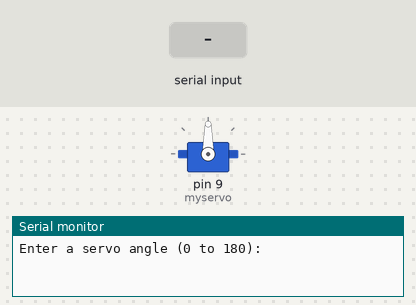
Bench run of a sketch on a simulated Arduino Uno, built with avr-gcc and run on an emulated ATmega328P. Parts: servo, the last lines printed to the serial monitor. Inputs (shaded band) come from the test bench.

Above: at 1.2 s.
1.3 s: "30,150\n" received over Serial
At 2.5 s:
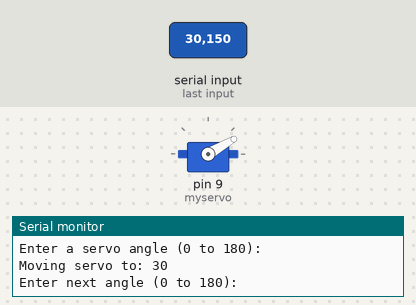
2.8 s: "5\n" received over Serial
At 3.8 s:
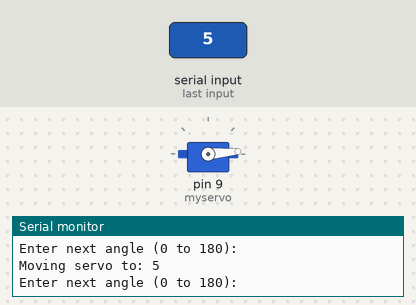
4.3 s: "200\n" received over Serial
At 5.0 s:
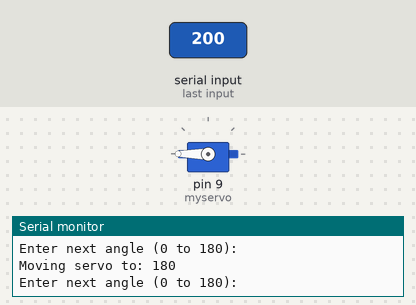
5.8 s: "90,45\n" received over Serial
At 6.1 s:
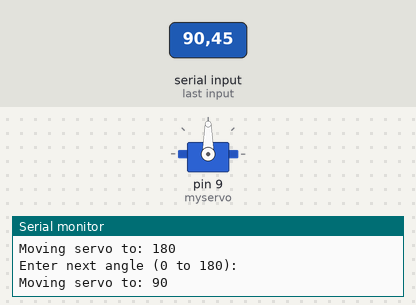
Timing chart, 0 to 8.3 s (numbered marks = the images above; inputs shaded):
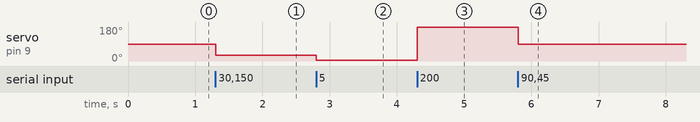

The sketch:

Fourteenth.ino
```cpp
// Now let's step into some "Big Boy" stuff with the Servo Motor

//Wiring in Tinkercad
//Servo has 3 pins:
//Red → 5V (Arduino)
//Brown/Black → GND (Arduino)
//Orange/Yellow → Digital Pin (e.g., D9)

//⚠️ In real life, if the servo is big, you’d use an external power supply instead of Arduino’s 5V, but in Tinkercad it’s fine.

#include <Servo.h>

Servo myservo;   // Create servo object
int pos = 0;     // Variable to store the servo position (0–180°)

void setup() {
  myservo.attach(9);      // Attach servo signal wire to pin 9
  Serial.begin(9600);     // Start Serial communication
  Serial.println("Enter a servo angle (0 to 180):");
}

void loop() {
  // Check if data is available in Serial Monitor
  if (Serial.available() > 0) {
    // Read integer value from Serial
    pos = Serial.parseInt();

    // Clamp the value between 0 and 180
    if (pos < 0) pos = 0;
    if (pos > 180) pos = 180;

    // Move servo to the desired position
    myservo.write(pos);

    // Print feedback to Serial Monitor
    Serial.print("Moving servo to: ");
    Serial.println(pos);

    // Small delay to give the servo time to reach the position
    delay(500);

    // Clear any remaining input in Serial buffer
    while (Serial.available() > 0) {
      Serial.read();
    }

    Serial.println("Enter next angle (0 to 180):");
  }
}
```

Measured:
- after the input at 1.3 s, servo on pin 9 (myservo): 90° → 30° at once
- after the input at 2.8 s, servo on pin 9 (myservo): 30° → 5° at once
- after the input at 4.3 s, servo on pin 9 (myservo): 5° → 180° at once
- after the input at 5.8 s, servo on pin 9 (myservo): 180° → 90° at once
